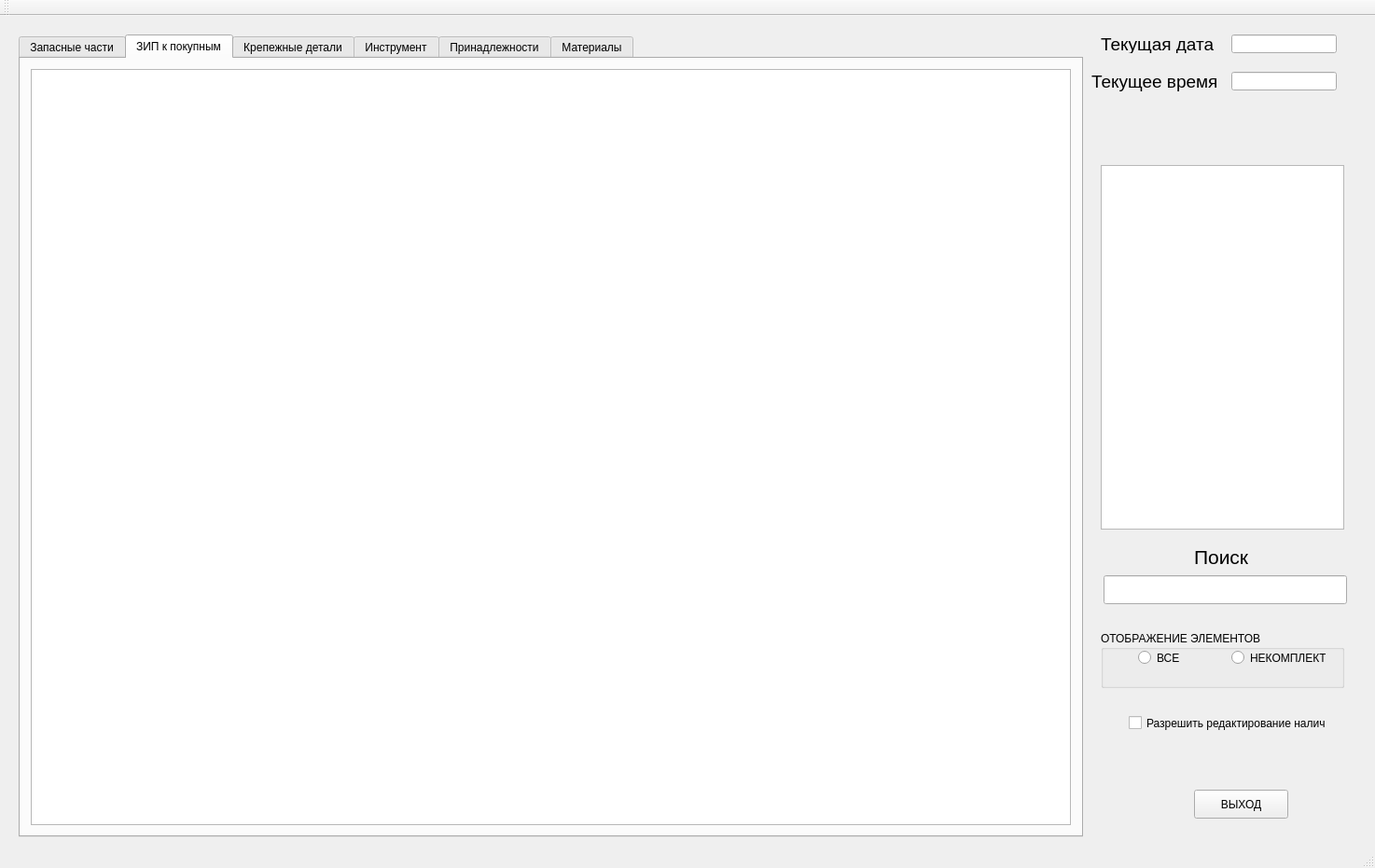
<?xml version="1.0" encoding="UTF-8"?>
<ui version="4.0">
 <class>MainWindow</class>
 <widget class="QMainWindow" name="MainWindow">
  <property name="geometry">
   <rect>
    <x>0</x>
    <y>0</y>
    <width>1474</width>
    <height>931</height>
   </rect>
  </property>
  <property name="windowTitle">
   <string>Учет ЗИП</string>
  </property>
  <widget class="QWidget" name="centralWidget">
   <widget class="QPushButton" name="exit_button">
    <property name="geometry">
     <rect>
      <x>1280</x>
      <y>830</y>
      <width>101</width>
      <height>31</height>
     </rect>
    </property>
    <property name="text">
     <string>ВЫХОД</string>
    </property>
   </widget>
   <widget class="QLineEdit" name="lineEdit_date">
    <property name="geometry">
     <rect>
      <x>1320</x>
      <y>20</y>
      <width>113</width>
      <height>20</height>
     </rect>
    </property>
   </widget>
   <widget class="QLineEdit" name="lineEdit_time">
    <property name="geometry">
     <rect>
      <x>1320</x>
      <y>60</y>
      <width>113</width>
      <height>20</height>
     </rect>
    </property>
   </widget>
   <widget class="QLabel" name="label">
    <property name="geometry">
     <rect>
      <x>1180</x>
      <y>20</y>
      <width>131</width>
      <height>20</height>
     </rect>
    </property>
    <property name="font">
     <font>
      <pointsize>14</pointsize>
     </font>
    </property>
    <property name="text">
     <string>Текущая дата</string>
    </property>
   </widget>
   <widget class="QLabel" name="label_2">
    <property name="geometry">
     <rect>
      <x>1170</x>
      <y>60</y>
      <width>141</width>
      <height>21</height>
     </rect>
    </property>
    <property name="font">
     <font>
      <pointsize>14</pointsize>
     </font>
    </property>
    <property name="text">
     <string>Текущее время</string>
    </property>
   </widget>
   <widget class="QGraphicsView" name="graphicsView">
    <property name="geometry">
     <rect>
      <x>1180</x>
      <y>160</y>
      <width>261</width>
      <height>391</height>
     </rect>
    </property>
   </widget>
   <widget class="QLineEdit" name="lineEdit_search">
    <property name="geometry">
     <rect>
      <x>1183</x>
      <y>600</y>
      <width>261</width>
      <height>31</height>
     </rect>
    </property>
   </widget>
   <widget class="QTabWidget" name="tabWidget1">
    <property name="geometry">
     <rect>
      <x>20</x>
      <y>20</y>
      <width>1141</width>
      <height>861</height>
     </rect>
    </property>
    <property name="currentIndex">
     <number>1</number>
    </property>
    <widget class="QWidget" name="tab">
     <attribute name="title">
      <string>Запасные части</string>
     </attribute>
     <layout class="QVBoxLayout" name="verticalLayout">
      <item>
       <widget class="QTableView" name="tableView">
        <property name="mouseTracking">
         <bool>true</bool>
        </property>
       </widget>
      </item>
     </layout>
    </widget>
    <widget class="QWidget" name="tab_2">
     <attribute name="title">
      <string>ЗИП к покупным</string>
     </attribute>
     <layout class="QVBoxLayout" name="verticalLayout_2">
      <item>
       <widget class="QTableView" name="tableView_2"/>
      </item>
     </layout>
    </widget>
    <widget class="QWidget" name="tab_3">
     <attribute name="title">
      <string>Крепежные детали</string>
     </attribute>
     <layout class="QHBoxLayout" name="horizontalLayout">
      <item>
       <widget class="QTableView" name="tableView_3"/>
      </item>
     </layout>
    </widget>
    <widget class="QWidget" name="tab_4">
     <attribute name="title">
      <string>Инструмент</string>
     </attribute>
     <layout class="QHBoxLayout" name="horizontalLayout_2">
      <item>
       <widget class="QTableView" name="tableView_4"/>
      </item>
     </layout>
    </widget>
    <widget class="QWidget" name="tab_5">
     <attribute name="title">
      <string>Принадлежности</string>
     </attribute>
     <layout class="QHBoxLayout" name="horizontalLayout_3">
      <item>
       <widget class="QTableView" name="tableView_5"/>
      </item>
     </layout>
    </widget>
    <widget class="QWidget" name="tab_6">
     <attribute name="title">
      <string>Материалы</string>
     </attribute>
     <layout class="QHBoxLayout" name="horizontalLayout_4">
      <item>
       <widget class="QTableView" name="tableView_6"/>
      </item>
     </layout>
    </widget>
   </widget>
   <widget class="QRadioButton" name="radioBut_all">
    <property name="geometry">
     <rect>
      <x>1220</x>
      <y>680</y>
      <width>61</width>
      <height>17</height>
     </rect>
    </property>
    <property name="text">
     <string>ВСЕ</string>
    </property>
   </widget>
   <widget class="QRadioButton" name="radioBut_shortage">
    <property name="geometry">
     <rect>
      <x>1320</x>
      <y>680</y>
      <width>101</width>
      <height>17</height>
     </rect>
    </property>
    <property name="text">
     <string>НЕКОМПЛЕКТ</string>
    </property>
   </widget>
   <widget class="QGroupBox" name="groupBox_2">
    <property name="geometry">
     <rect>
      <x>1180</x>
      <y>660</y>
      <width>261</width>
      <height>61</height>
     </rect>
    </property>
    <property name="title">
     <string>ОТОБРАЖЕНИЕ ЭЛЕМЕНТОВ</string>
    </property>
    <property name="checkable">
     <bool>false</bool>
    </property>
    <property name="checked">
     <bool>false</bool>
    </property>
   </widget>
   <widget class="QCheckBox" name="checkBox_red">
    <property name="geometry">
     <rect>
      <x>1210</x>
      <y>750</y>
      <width>211</width>
      <height>17</height>
     </rect>
    </property>
    <property name="text">
     <string>Разрешить редактирование наличия</string>
    </property>
   </widget>
   <widget class="QLabel" name="label_3">
    <property name="geometry">
     <rect>
      <x>1280</x>
      <y>570</y>
      <width>71</width>
      <height>20</height>
     </rect>
    </property>
    <property name="font">
     <font>
      <pointsize>16</pointsize>
     </font>
    </property>
    <property name="text">
     <string>Поиск</string>
    </property>
   </widget>
   <zorder>groupBox_2</zorder>
   <zorder>exit_button</zorder>
   <zorder>lineEdit_date</zorder>
   <zorder>lineEdit_time</zorder>
   <zorder>label</zorder>
   <zorder>label_2</zorder>
   <zorder>graphicsView</zorder>
   <zorder>lineEdit_search</zorder>
   <zorder>tabWidget1</zorder>
   <zorder>radioBut_all</zorder>
   <zorder>radioBut_shortage</zorder>
   <zorder>checkBox_red</zorder>
   <zorder>label_3</zorder>
  </widget>
  <widget class="QMenuBar" name="menuBar">
   <property name="geometry">
    <rect>
     <x>0</x>
     <y>0</y>
     <width>1474</width>
     <height>21</height>
    </rect>
   </property>
  </widget>
  <widget class="QToolBar" name="mainToolBar">
   <attribute name="toolBarArea">
    <enum>TopToolBarArea</enum>
   </attribute>
   <attribute name="toolBarBreak">
    <bool>false</bool>
   </attribute>
  </widget>
  <widget class="QStatusBar" name="statusBar"/>
 </widget>
 <layoutdefault spacing="6" margin="11"/>
 <resources/>
 <connections/>
</ui>
